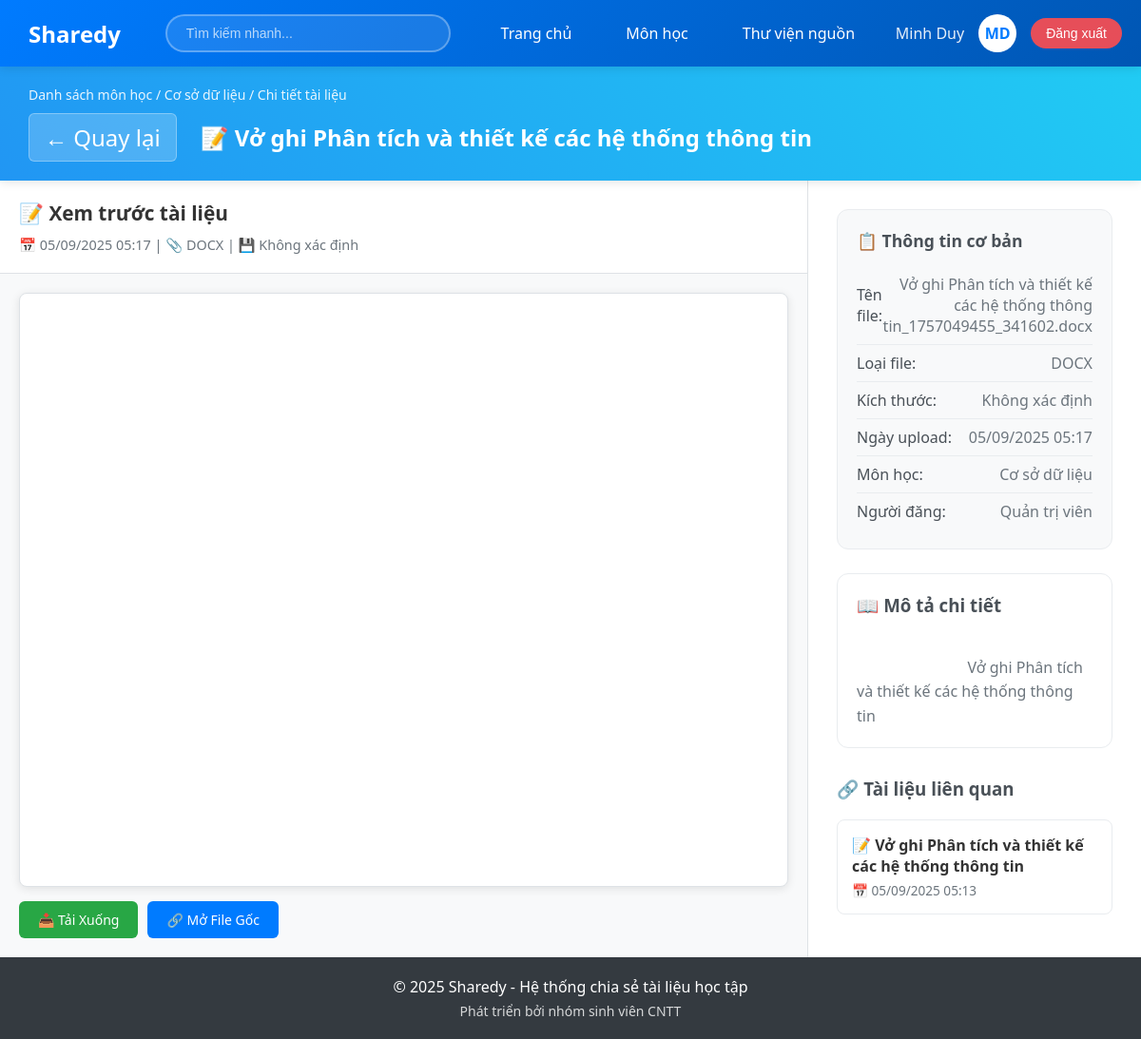
The page /index.php?page=chitiettailieu&id=2 on the database its author committed.
### tables this page shows
CREATE TABLE `bai_chia_se` (
  `id` int NOT NULL AUTO_INCREMENT,
  `loai` enum('tai_lieu','du_an') NOT NULL,
  `tieu_de` varchar(200) NOT NULL,
  `mo_ta` text,
  `file_upload` varchar(255) DEFAULT NULL,
  `link_host` varchar(255) DEFAULT NULL,
  `link_source` varchar(255) DEFAULT NULL,
  `cong_nghe` varchar(255) DEFAULT NULL,
  `id_mon_hoc` int DEFAULT NULL,
  `id_danh_muc` int DEFAULT NULL,
  `id_nguoi_dung` int NOT NULL,
  `ngay_tao` timestamp NOT NULL DEFAULT CURRENT_TIMESTAMP,
  `ngay_cap_nhat` timestamp NULL DEFAULT NULL,
  `tom_tat` text,
  PRIMARY KEY (`id`),
  KEY `id_mon_hoc` (`id_mon_hoc`) /*!80000 INVISIBLE */,
  KEY `id_danh_muc` (`id_danh_muc`),
  KEY `bai_chia_se_ibfk_3` (`id_nguoi_dung`),
  CONSTRAINT `bai_chia_se_ibfk_1` FOREIGN KEY (`id_mon_hoc`) REFERENCES `mon_hoc` (`id`),
  CONSTRAINT `bai_chia_se_ibfk_2` FOREIGN KEY (`id_danh_muc`) REFERENCES `danh_muc` (`id`),
  CONSTRAINT `bai_chia_se_ibfk_3` FOREIGN KEY (`id_nguoi_dung`) REFERENCES `nguoi_dung` (`id`)
);

CREATE TABLE `mon_hoc` (
  `id` int NOT NULL AUTO_INCREMENT,
  `ten_mon` varchar(100) NOT NULL,
  `mo_ta` text,
  PRIMARY KEY (`id`)
);

CREATE TABLE `nguoi_dung` (
  `id` int NOT NULL AUTO_INCREMENT,
  `ten_dang_nhap` varchar(50) NOT NULL,
  `email` varchar(100) NOT NULL,
  `mat_khau` varchar(255) NOT NULL,
  `ho_ten` varchar(100) DEFAULT NULL,
  `vai_tro` enum('quan_tri_vien','nguoi_dung','khach') DEFAULT 'khach',
  `ngay_tao` timestamp NULL DEFAULT CURRENT_TIMESTAMP,
  `ngay_cap_nhat` timestamp NULL DEFAULT CURRENT_TIMESTAMP ON UPDATE CURRENT_TIMESTAMP,
  `trang_thai` enum('hoạt_dong','khoa') DEFAULT NULL,
  PRIMARY KEY (`id`),
  UNIQUE KEY `ten_dang_nhap` (`ten_dang_nhap`),
  UNIQUE KEY `email` (`email`)
);

### config/ketNoiDB.php (called while the page is built, shortened)
<?php
function lam_sach_chuoi($chuoi) {
    return htmlspecialchars(trim($chuoi), ENT_QUOTES, 'UTF-8');
}
function dinh_dang_ngay($ngay) {
    return date('d/m/Y H:i', strtotime($ngay));
}
?>

### src/Views/chiTietTaiLieu.php (the view, shortened to what this page needs)
<?php
include __DIR__ . '/../../config/ketNoiDB.php';
$id_tai_lieu = isset($_GET['id']) ? (int)$_GET['id'] : 0;
try {
    $sql = "SELECT bcs.*, mh.ten_mon, nd.ho_ten as ten_nguoi_dang, nd.email as email_nguoi_dang
            FROM bai_chia_se bcs
            LEFT JOIN mon_hoc mh ON bcs.id_mon_hoc = mh.id
            LEFT JOIN nguoi_dung nd ON bcs.id_nguoi_dung = nd.id
            WHERE bcs.id = :id_tai_lieu AND bcs.loai = 'tai_lieu'";
    $stmt = $pdo->prepare($sql);
    $stmt->execute([':id_tai_lieu' => $id_tai_lieu]);
    $tai_lieu = $stmt->fetch();
} catch (PDOException $e) {
    die("Lỗi truy vấn: " . $e->getMessage());
}
try {
    $sql_lien_quan = "SELECT bcs.id, bcs.tieu_de, bcs.tom_tat, bcs.file_upload, bcs.ngay_tao
                      FROM bai_chia_se bcs
                      WHERE bcs.id_mon_hoc = :id_mon_hoc
                      AND bcs.id != :id_tai_lieu
                      AND bcs.loai = 'tai_lieu'
                      ORDER BY bcs.ngay_tao DESC
                      LIMIT 4";
    $stmt_lien_quan = $pdo->prepare($sql_lien_quan);
    $stmt_lien_quan->execute([
        ':id_mon_hoc' => $tai_lieu['id_mon_hoc'],
        ':id_tai_lieu' => $id_tai_lieu
    ]);
    $tai_lieu_lien_quan = $stmt_lien_quan->fetchAll();
} catch (PDOException $e) {
    $tai_lieu_lien_quan = array();
}
function tao_url_preview($duong_dan_file) {
    $base_url = 'http://' . $_SERVER['HTTP_HOST'] . dirname($_SERVER['PHP_SELF']) . '/';
    $file_url = $base_url . $duong_dan_file;
    return 'https://docs.google.com/viewer?url=' . urlencode($file_url) . '&embedded=true';
}
function lay_icon_file($duong_dan_file) {
    $duoi_file = strtolower(pathinfo($duong_dan_file, PATHINFO_EXTENSION));
    switch ($duoi_file) {
        case 'doc':
        case 'docx':
            return '📝';
    }
}
function tinh_kich_thuoc_file($duong_dan_file) {
    return 'Không xác định';
}
?>
<!DOCTYPE html>
<html lang="vi">
<head>
</head>
<body>
    <div class="container">
        <div class="header">
            <div class="breadcrumb">
                <a href="index.php?page=monhoc">Danh sách môn học</a> /
                <a href="index.php?page=tailieumon&id_mon_hoc=<?php echo $tai_lieu['id_mon_hoc']; ?>">
                    <?php echo lam_sach_chuoi($tai_lieu['ten_mon']); ?>
                </a> /
                Chi tiết tài liệu
            </div>
            <div class="header-title">
                <a href="index.php?page=tailieumon&id_mon_hoc=<?php echo $tai_lieu['id_mon_hoc']; ?>"
                   class="back-btn">
                    ← Quay lại
                </a>
                <?php echo lay_icon_file($tai_lieu['file_upload']); ?>
                <?php echo lam_sach_chuoi($tai_lieu['tieu_de']); ?>
            </div>
        </div>
        <div class="main-content">
            <div class="preview-section">
                <div class="preview-header">
                    <div class="preview-title">
                        <?php echo lay_icon_file($tai_lieu['file_upload']); ?>
                        Xem trước tài liệu
                    </div>
                    <div class="preview-meta">
                        📅 <?php echo dinh_dang_ngay($tai_lieu['ngay_tao']); ?> |
                        📎 <?php echo strtoupper(pathinfo($tai_lieu['file_upload'], PATHINFO_EXTENSION)); ?> |
                        💾 <?php echo tinh_kich_thuoc_file($tai_lieu['file_upload']); ?>
                    </div>
                </div>
                <div class="preview-container">
                    <iframe id="preview-iframe"
                            class="preview-iframe"
                            src="<?php echo tao_url_preview($tai_lieu['file_upload']); ?>"
                            style="display: none;"
                            onload="hien_thi_preview()">
                    </iframe>
                    <div class="preview-actions">
                        <a href="<?php echo $tai_lieu['file_upload']; ?>"
                           class="btn btn-success"
                           download
                           target="_blank">
                            📥 Tải Xuống
                        </a>
                        <a href="<?php echo $tai_lieu['file_upload']; ?>"
                           class="btn btn-primary"
                           target="_blank">
                            🔗 Mở File Gốc
                        </a>
                    </div>
                </div>
            </div>
            <div class="details-section">
                <div class="details-content">
                    <div class="info-card">
                        <h3>📋 Thông tin cơ bản</h3>
                        <div class="info-item">
                            <span class="info-label">Tên file:</span>
                            <span class="info-value">
                                <?php echo basename($tai_lieu['file_upload']); ?>
                            </span>
                        </div>
                        <div class="info-item">
                            <span class="info-label">Loại file:</span>
                            <span class="info-value">
                                <?php echo strtoupper(pathinfo($tai_lieu['file_upload'], PATHINFO_EXTENSION)); ?>
                            </span>
                        </div>
                        <div class="info-item">
                            <span class="info-label">Kích thước:</span>
                            <span class="info-value">
                                <?php echo tinh_kich_thuoc_file($tai_lieu['file_upload']); ?>
                            </span>
                        </div>
                        <div class="info-item">
                            <span class="info-label">Ngày upload:</span>
                            <span class="info-value">
                                <?php echo dinh_dang_ngay($tai_lieu['ngay_tao']); ?>
                            </span>
                        </div>
                        <div class="info-item">
                            <span class="info-label">Môn học:</span>
                            <span class="info-value">
                                <?php echo lam_sach_chuoi($tai_lieu['ten_mon']); ?>
                            </span>
                        </div>
                        <?php if (!empty($tai_lieu['ten_nguoi_dang'])): ?>
                        <div class="info-item">
                            <span class="info-label">Người đăng:</span>
                            <span class="info-value">
                                <?php echo lam_sach_chuoi($tai_lieu['ten_nguoi_dang']); ?>
                            </span>
                        </div>
                        <?php endif; ?>
                    </div>
                    <?php if (!empty($tai_lieu['mo_ta'])): ?>
                    <div class="description-section">
                        <h3>📖 Mô tả chi tiết</h3>
                        <div class="description-text">
                            <?php echo lam_sach_chuoi($tai_lieu['mo_ta']); ?>
                        </div>
                    </div>
                    <?php endif; ?>
                    <?php if (!empty($tai_lieu_lien_quan)): ?>
                    <div class="related-section">
                        <h3>🔗 Tài liệu liên quan</h3>
                        <?php foreach ($tai_lieu_lien_quan as $lien_quan): ?>
                        <div class="related-item"
                             onclick="window.location.href='index.php?page=chitiettailieu&id=<?php echo $lien_quan['id']; ?>'">
                            <div class="related-title">
                                <?php echo lay_icon_file($lien_quan['file_upload']); ?>
                                <?php echo lam_sach_chuoi($lien_quan['tieu_de']); ?>
                            </div>
                            <div class="related-meta">
                                📅 <?php echo dinh_dang_ngay($lien_quan['ngay_tao']); ?>
                            </div>
                        </div>
                        <?php endforeach; ?>
                    </div>
                    <?php endif; ?>
                </div>
            </div>
        </div>
    </div>
</body>
</html>

### layout.php (style rules this page uses)
* { margin: 0; padding: 0; box-sizing: border-box; }
body { font-family: 'Segoe UI', Tahoma, Geneva, Verdana, sans-serif; background-color: #f8f9fa; }

### src/Views/chiTietTaiLieu.php (style rules this page uses)
* { margin: 0; padding: 0; box-sizing: border-box; }
body { font-family: 'Segoe UI', Tahoma, Geneva, Verdana, sans-serif; background: linear-gradient(135deg, #667eea 0%, #764ba2 100%); min-height: 100vh; }
.container { max-width: 1400px; margin: 0 auto; background: white; min-height: 100vh; }
.header { background: linear-gradient(45deg, #2196F3, #21CBF3); color: white; padding: 20px 30px; position: sticky; top: 0; z-index: 100; box-shadow: 0 2px 10px rgba(0,0,0,0.1); }
.breadcrumb { font-size: 14px; opacity: 0.9; margin-bottom: 10px; }
.breadcrumb a { color: white; text-decoration: none; transition: opacity 0.3s; }
.header-title { font-size: 1.5em; font-weight: 600; display: flex; align-items: center; gap: 10px; }
.back-btn { background: rgba(255,255,255,0.2); border: 1px solid rgba(255,255,255,0.3); color: white; padding: 8px 16px; text-decoration: none; border-radius: 6px; display: inline-flex; align-items: center; gap: 8px; font-weight: 500; transition: all 0.3s; margin-right: 15px; }
.main-content { display: grid; grid-template-columns: 1fr 350px; min-height: calc(100vh - 80px); }
.preview-section { background: #f8f9fa; border-right: 1px solid #dee2e6; display: flex; flex-direction: column; }
.preview-header { background: white; padding: 20px; border-bottom: 1px solid #dee2e6; }
.preview-title { font-size: 1.3em; font-weight: 600; color: #333; margin-bottom: 10px; display: flex; align-items: center; gap: 10px; }
.preview-meta { color: #6c757d; font-size: 0.9em; }
.preview-container { flex: 1; padding: 20px; display: flex; flex-direction: column; }
.preview-iframe { flex: 1; border: 1px solid #dee2e6; border-radius: 8px; background: white; min-height: 600px; box-shadow: 0 2px 10px rgba(0,0,0,0.1); }
.preview-actions { margin-top: 15px; display: flex; gap: 10px; flex-wrap: wrap; }
.details-section { background: white; padding: 0; overflow-y: auto; }
.details-content { padding: 30px; }
.info-card { background: #f8f9fa; border-radius: 12px; padding: 20px; margin-bottom: 25px; border: 1px solid #e9ecef; }
.info-card h3 { color: #495057; margin-bottom: 15px; font-size: 1.1em; display: flex; align-items: center; gap: 8px; }
.info-item { display: flex; justify-content: space-between; align-items: center; padding: 8px 0; border-bottom: 1px solid #e9ecef; }
.info-item:last-child { border-bottom: none; }
.info-label { font-weight: 500; color: #495057; }
.info-value { color: #6c757d; text-align: right; }
.description-section { background: white; border-radius: 12px; padding: 20px; margin-bottom: 25px; border: 1px solid #e9ecef; }
.description-section h3 { color: #495057; margin-bottom: 15px; display: flex; align-items: center; gap: 8px; }
.description-text { color: #6c757d; line-height: 1.6; white-space: pre-wrap; }
.related-section { margin-top: 30px; }
.related-section h3 { color: #495057; margin-bottom: 20px; display: flex; align-items: center; gap: 8px; }
.related-item { background: white; border: 1px solid #e9ecef; border-radius: 8px; padding: 15px; margin-bottom: 15px; transition: all 0.3s; cursor: pointer; }
.related-title { font-weight: 600; color: #333; margin-bottom: 5px; display: flex; align-items: center; gap: 8px; }
.related-meta { font-size: 0.85em; color: #6c757d; }
.btn { padding: 10px 20px; border: none; border-radius: 6px; text-decoration: none; font-size: 14px; font-weight: 500; transition: all 0.3s; cursor: pointer; display: inline-flex; align-items: center; gap: 8px; }
.btn-primary { background: #007bff; color: white; }
.btn-success { background: #28a745; color: white; }

### rows shown on the page
bai_chia_se: id_mon_hoc.ten_mon "Cơ sở dữ liệu", file_upload "📝", tieu_de "Vở ghi Phân tích và thiết kế các hệ thống thông tin", ngay_tao "05/09/2025 05:17", file_upload "DOCX", file_upload "Không xác định", file_upload "Vở ghi Phân tích và thiết kế các hệ thống thông tin_1757049455_341602.docx", id_nguoi_dung.ho_ten "Quản trị viên", mo_ta "Vở ghi Phân tích và thiết kế các hệ thống thông tin"
bai_chia_se: file_upload "📝", tieu_de "Vở ghi Phân tích và thiết kế các hệ thống thông tin", ngay_tao "05/09/2025 05:13"
